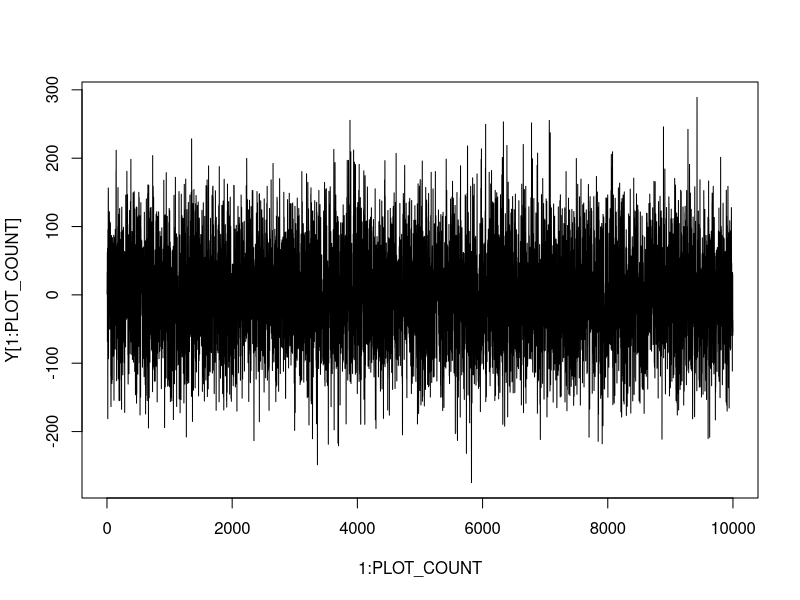
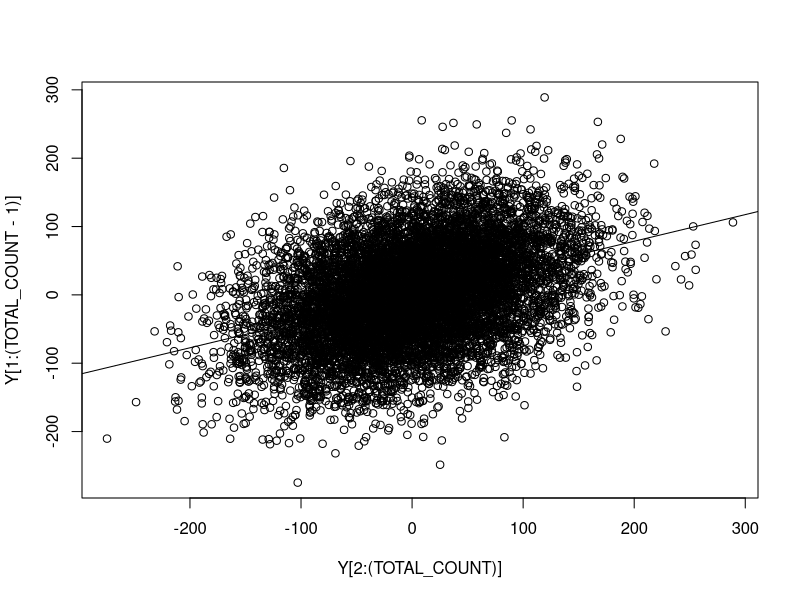
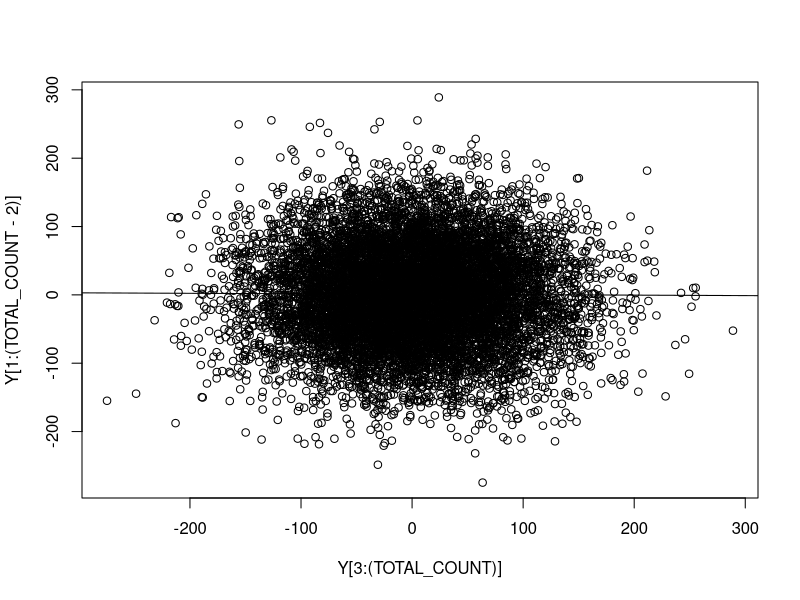
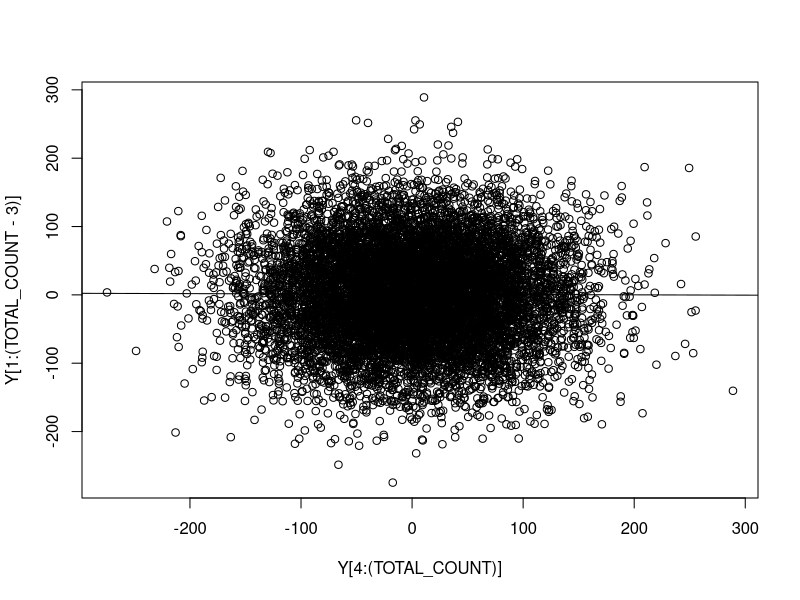
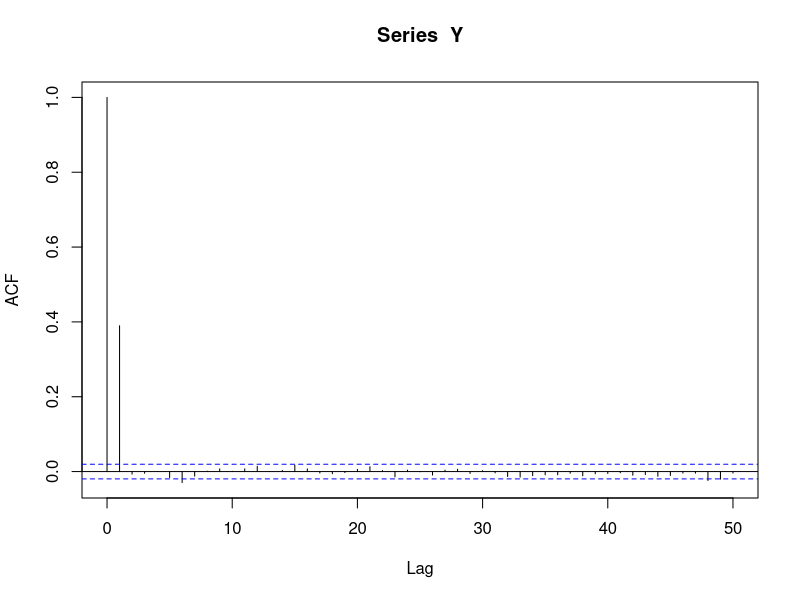

The R source for these figures, in order:
#Simple application for Moving Average 1
#MA(1): Y[t] = MA_C + err[t] + theta1*err[t-1]


#Create a random set of data
set.seed(99)  #Used for Random Number Generation
              #99 is my lucky number
TOTAL_COUNT <- 10000   #Number of simulated trials
MA_C     <- 1    #MA_C is constant in MA(1)
THETA_1  <- 2    #THETA_1 is another constant in MA(1)
err_mean <- 0    #For generating White Noise (WN)
err_sd   <- 32   #For generating WN
Y   <- rep(NA, TOTAL_COUNT)  #Univariate RV
err <- rep(NA, TOTAL_COUNT)  #White Noise RV
Y[1]   <- MA_C    #initialise 1st term
err[1] <- 0       #initialise 1st term

#Simulate random values for MA(1)
for (t in 2:TOTAL_COUNT) {
  err[t] <- rnorm(n = TOTAL_COUNT, mean = err_mean, sd = err_sd)
  Y[t]   <- (MA_C + err[t] + (THETA_1*err[t-1]))
}

PLOT_COUNT <- TOTAL_COUNT   #Set to only plot first 50 values
plot(x = 1:PLOT_COUNT, y = Y[1:PLOT_COUNT], "l")

#Verify Properties of MA(1)
MA1_mean <- mean(Y)  #Mean of MA(1)
print(MA1_mean)      #close to MA_C == 1

MA1_variance <-var(Y)  #Variance of MA(1)
print(MA1_variance)

MA1_err_variance <- var(err)   #WN variance
print(MA1_err_variance)

#verify var(MA(1)) is (1 + THETA_1^2)sigma^2
verify_MA1_variance <- (1 + (THETA_1^2))*MA1_err_variance
print(verify_MA1_variance)


#verify var(MA(1)) is (1 + THETA_1^2)sigma^2
verify_MA1_covariance <- (THETA_1)/(1 + (THETA_1^2))
print(verify_MA1_covariance)

#summary(Y)
#summary(err)

#Compare 1st Lag vs 2nd Lag and 3rd Lag for MA(1)
#Scatterplot for 1st Lag
plot(x = Y[2:(TOTAL_COUNT)], y = Y[1:(TOTAL_COUNT-1)])
abline(lm(Y[2:(TOTAL_COUNT)] ~ Y[1:(TOTAL_COUNT-1)]))

#Scatterplot for 2nd Lag
#The slope for 2nd Lag is almost flat (visually)
plot(x = Y[3:(TOTAL_COUNT)], y = Y[1:(TOTAL_COUNT-2)])
abline(lm(Y[3:(TOTAL_COUNT)] ~ Y[1:(TOTAL_COUNT-2)]))

#Scatterplot for 3rd Lag
#The slope for 3rd Lag is almost flat (visually)
plot(x = Y[4:(TOTAL_COUNT)], y = Y[1:(TOTAL_COUNT-3)])
abline(lm(Y[4:(TOTAL_COUNT)] ~ Y[1:(TOTAL_COUNT-3)]))

#MAX_LAG <- TOTAL_COUNT
MAX_LAG <- 50
acf(x = Y, lag.max = MAX_LAG, type = "correlation")
